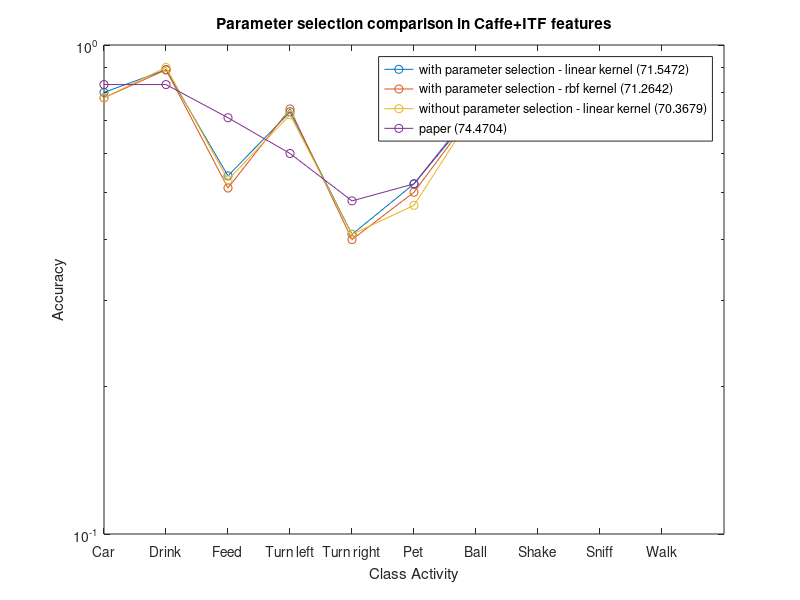

MATLAB code for this plot:
clc
close 
% Create some data
la = {'Car','Drink','Feed','Turn left','Turn right','Pet','Ball','Shake','Sniff','Walk'};
eb = 0:9;
linear          = [0.80 0.89 0.54 0.73 0.41 0.52 0.74 0.80 0.76 0.81];
rbf             = [0.78 0.89 0.51 0.74 0.40 0.50 0.74 0.81 0.76 0.82];
previous_week   = [0.78 0.90 0.53 0.72 0.41 0.47 0.74 0.78 0.75 0.80];
paper           = [0.83 0.83 0.71 0.60 0.48 0.52 0.75 0.88 0.85 0.79];

% paper = [0.75 0.88 0.58 0.60 0.37 0.30 0.73 0.79 0.74 0.66];

figure
semilogy(eb, linear, '-o')
hold on
semilogy(eb, rbf, '-o')
hold on
semilogy(eb, previous_week, '-o')
hold on
semilogy(eb, paper,'-o')


legend('with parameter selection - linear kernel (71.5472)','with parameter selection - rbf kernel (71.2642)','without parameter selection - linear kernel (70.3679)','paper (74.4704)');

set(gca, 'XTick', 0:9)
set(gca, 'XTickLabel', la)
% Turn on the grid
grid off

title('Parameter selection comparison in Caffe+ITF features');
xlabel('Class Activity');
ylabel('Accuracy');